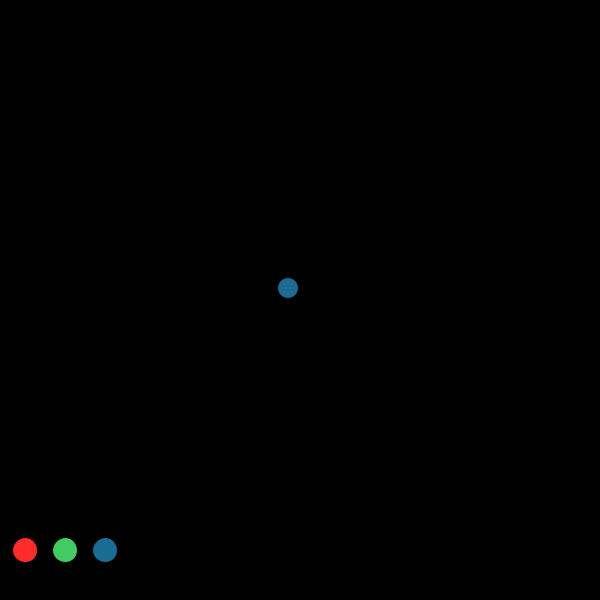
Frame 1 (no input)
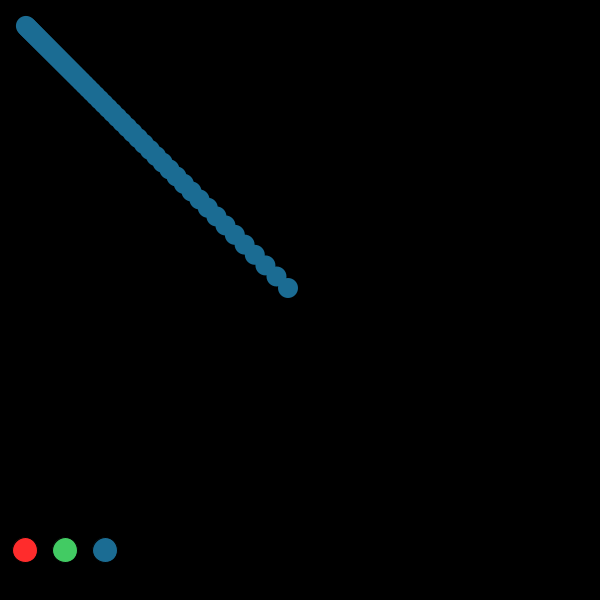
Frame 60 (the mouse pressed at the canvas centre just before this capture)
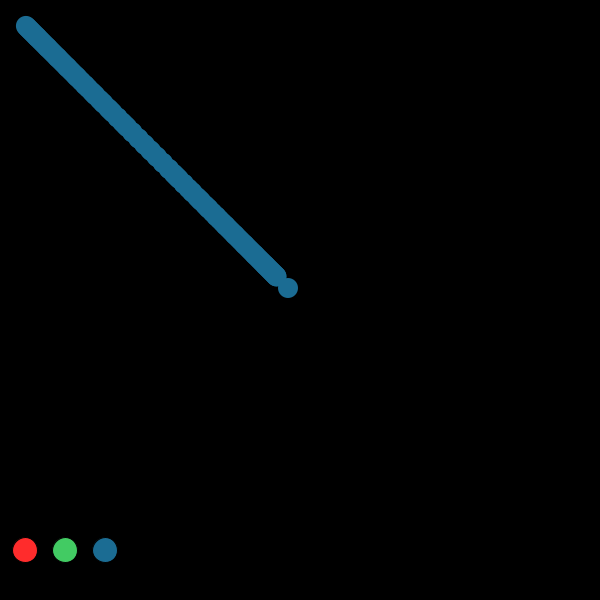
Frame 120 (the mouse held since frame 60 and released just before this capture)

The Processing sketch that drew these frames (run headless with seeded random() and noise(); from frame 60 on, the mouse is pressed at the canvas centre):

// Processing sketch: processing_105100
// ── processing_105100.pde


int ballSize = 20;
float ballX = 0;
float ballY = 0;
float dX;
float dY;
float easing = 0.1;
int pallX = 25;
int pallY = 550;
int pallSize = 25;
color red = color(255,44,44);
color green = color(66,203,99);
color blue = color(27,108,147);


void setup(){
  size (600,600);
  ballX = width/2;
  ballY = height/2;
  background(0);
  ellipseMode(CENTER);
  //pallette background
  fill(0);
  rect(0,520, 600,80);
  //red paint
  fill(red);
  ellipse(pallX,pallY, pallSize,pallSize);
  //green paint
  fill(green);
  ellipse(pallX+40,pallY, pallSize,pallSize);
  //blue paint
  fill(blue);
  ellipse(pallX+80,pallY, pallSize,pallSize);
}

void draw() {
  noStroke();
  dX = mouseX - ballX;
  ballX = ballX + dX/25.0;
  dY = mouseY - ballY;
  ballY = ballY + dY/25.0;
  ellipse(ballX,ballY, ballSize,ballSize);
  
  if (mouseY > 500 && mouseX > 450) {
      background(0);
      //pallette background
      fill(0);
      rect(0,520, 600,80);  
      //red paint
      fill(red);
      ellipse(pallX,pallY, pallSize,pallSize);
      //green paint
      fill(green);
      ellipse(pallX+40,pallY, pallSize,pallSize);
      //blue paint
      fill(blue);
      ellipse(pallX+80,pallY, pallSize,pallSize);
      } 
    else if (mouseY > 525) {
      ballY = 500;
      }
  
  if (mouseX > pallX-10 && mouseX < pallX+10 && 
      mouseY > pallY-10 && mouseY < pallY+10) {
      fill(red);
      } 
    else if (mouseX > pallX+30 && mouseX < pallX+50 && 
      mouseY > pallY-10 && mouseY < pallY+10) {
      fill(green);
      }
    else if (mouseX > pallX+70 && mouseX < pallX+90 && 
      mouseY > pallY-10 && mouseY < pallY+10) {
      fill(blue);
    }  
  } 
